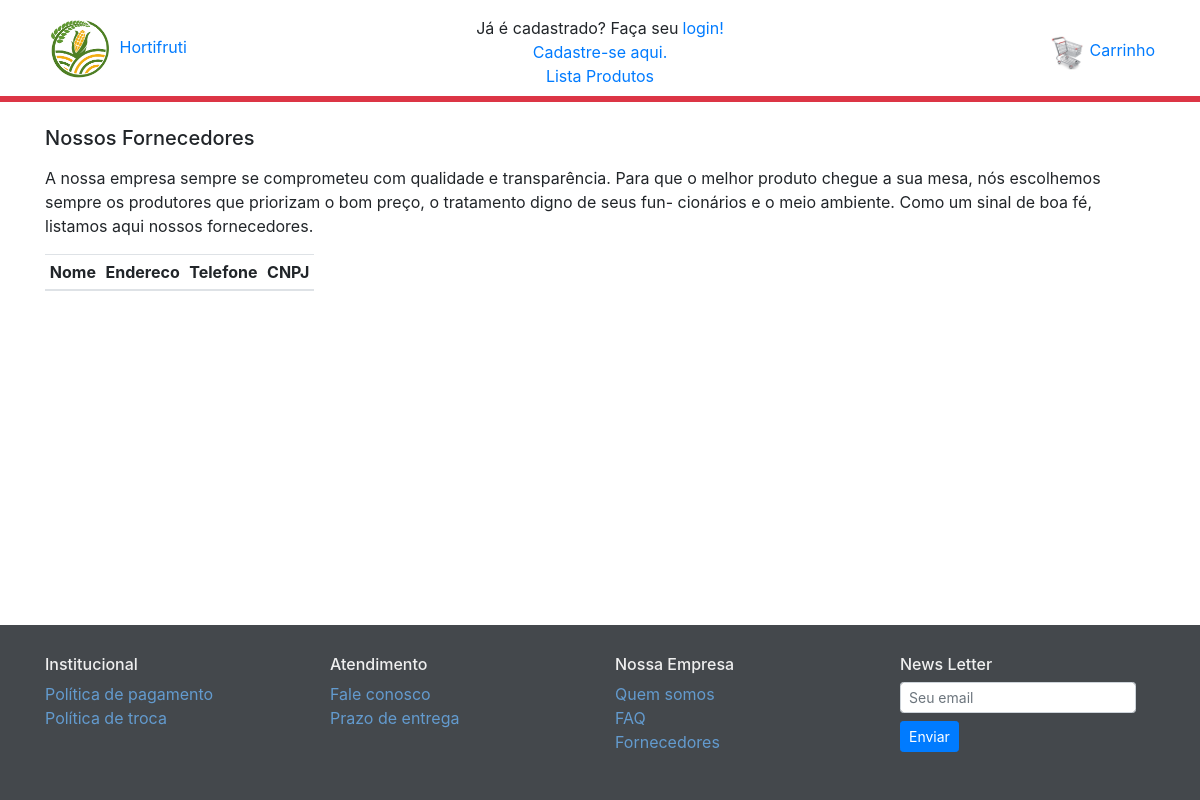
/fornecedor/lista_fornecedor/, run on an earlier commit of the app's database.
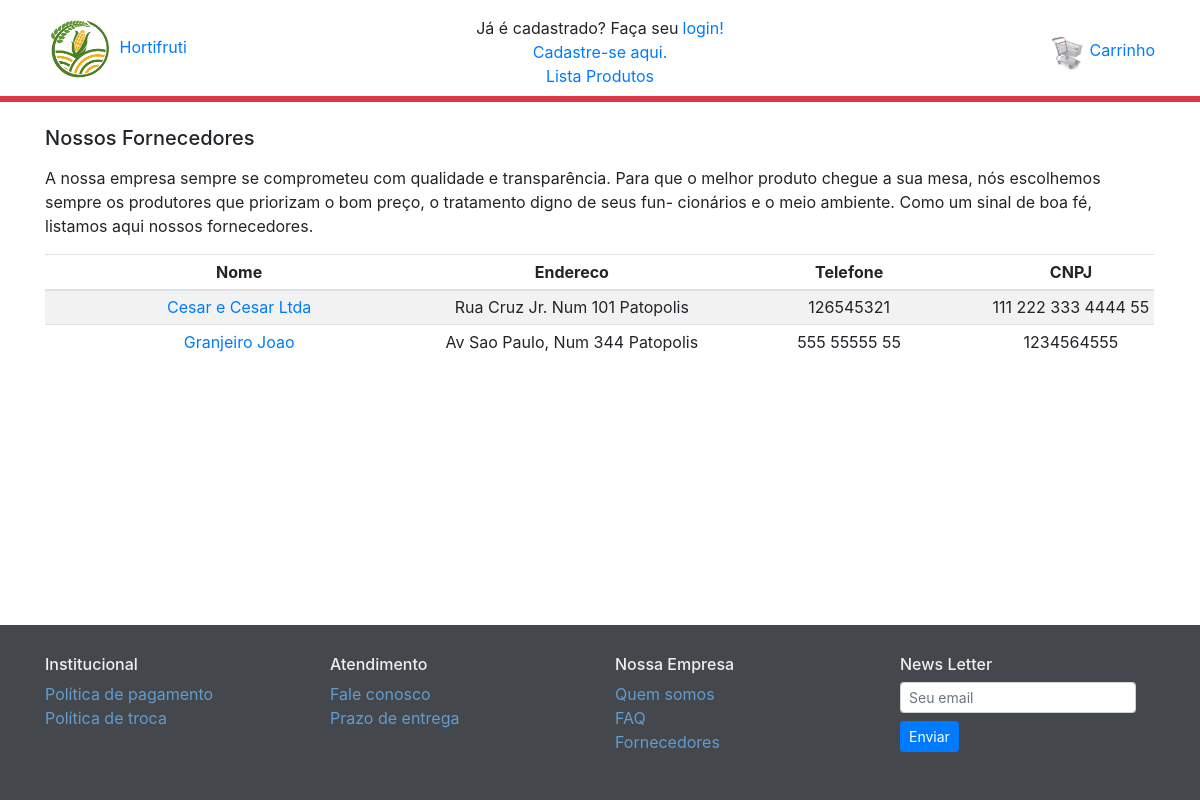
And on a later commit of the database.
### fornecedor/models.py (models this page shows, shortened)
class Fornecedor( models.Model ):
    Nome     = models.CharField( max_length = 100 , unique = True , blank = False )
    Endereco = models.CharField( max_length = 100 , unique = False , blank = False )
    Telefone = models.CharField( max_length = 25 , unique = True , blank = False )
    CNPJ     = models.CharField( max_length = 30 , unique = True , blank = False )
    class Meta:
        db_table = 'fornecedor'

### fornecedor/views.py (the view)
# urls.py: path('lista_fornecedor/', views.lista_fornecedor, name='lista_fornecedor'),
def lista_fornecedor(request):
    lista_de_fornecedores = Fornecedor.objects.all()
    paginator = Paginator(lista_de_fornecedores, 4)
    pagina = request.GET.get('pagina')
    page_obj = paginator.get_page(pagina)
    return render(request, 'fornecedor/lista_forn.html', { 'forn': page_obj })

### fornecedor/templates/fornecedor/lista_forn.html (shortened to what this page needs)
{% extends 'base.html' %}
{% load static %}
{% block corpo %}
   <div class = "mt-2 mb-3">
      <h5 class="mb-3">Nossos Fornecedores</h5>
      <p class = "text-left" style = "font-size: 16px" >
         A nossa empresa sempre se comprometeu com qualidade e transparência. Para que o melhor produto chegue a
         sua mesa, nós escolhemos sempre os produtores que priorizam o bom preço, o tratamento digno de seus fun-
         cionários e o meio ambiente. Como um sinal de boa fé, listamos aqui nossos fornecedores.
      </p>
   </div>
   <table style='width:100%'
          class='table table-striped table-sm table-responsive mb-4'>
      <thead>
         <tr class = 'text-center'>
            <th style = "witdh: 25%" >Nome</th>
            <th style = "witdh: 25%" >Endereco</th>
            <th style = "witdh: 25%" >Telefone</th>
            <th style = "witdh: 25%" >CNPJ</th>
         </tr>
      </thead>
      <tbody>
         {% for fornec in forn %}
            <tr>
               <td width="35%" class="text-center align-middle">
                  <a href = "#" id = "{{fornec.Nome}}" >{{fornec.Nome}}</a>
               </td>
               <td width="25%" class="text-center align-middle">
                  {{fornec.Endereco}}
               </td>
               <td width="25%" class="text-center align-middle">
                  {{fornec.Telefone}}
               </td>
               <td style = "{ width : 30%}" class="text-center align-middle">
                  {{fornec.CNPJ}}
               </td>
            </tr>
         {% endfor %}
      </tbody>
   </table>
{% endblock %}

### templates/base.html (shortened to what this page needs)
{% load static %}
<!DOCTYPE html>
<html lang="en">
<head>
    <link rel="stylesheet" type="text/css" href="{% static 'css/bootstrap.css' %}" />
    <link rel="stylesheet" type="text/css" href="{% static 'css/jquery-ui.min.css' %}">
    <link rel="stylesheet" type="text/css" href="{% static 'css/base.css' %}" />
</head>
<body class="barra">
    <div class="container mt-3 mb-2">
        <div class="row">
            <div class="col-3">
                <a class="d-none d-md-block" style="text-decoration: none; font-size: 16px" href="#">
                    <img src="{% static 'images/hortifruti-icon.png' %}" style="width: 70px" alt="Hortifruti">
                    Hortifruti
                </a>
            </div>
            <div class="col-6 d-flex align-items-center justify-content-center">
                <div class="d-none d-lg-block">
                    <div class="d-flex justify-content-center">
                        Já é cadastrado? Faça seu<a style="text-decoration: none" class="pl-1" href="#">login!</a>
                    </div>
                    <div class="d-flex justify-content-center">
                        <a style="text-decoration: none" href="#">Cadastre-se aqui.</a>
                    </div>
                    <div class="d-flex justify-content-center">
                        <a style="text-decoration: none" href="{% url 'produto:lista_produto' %}">Lista Produtos</a>
                    </div>
                </div>
            </div>
            <div class="col-3 d-flex justify-content-end align-items-center">
                <div class="d-none d-sm-block">
                    <a style="text-decoration: none" href="#">
                        <img src="{% static 'images/carrinho.png' %}" style="width: 35px" alt="Carrinho">
                        Carrinho
                    </a>
                </div>
            </div>
        </div>
    </div>
    <div style="padding: 3px" class="bg-danger mb-3"></div>
    <div id="container" class="container">
        {% block corpo %}
        {% endblock %}
    </div>
    {% block rodape %}
        <div class="footer">
            <div class="container">
                <div class="row">
                    <div class="col-lg-3 col-sm-6">
                        <h6>Institucional</h6>
                        <ul class="list-unstyled">
                            <li><a style="text-decoration: none" href="#">Política de pagamento</a></li>
                            <li><a style="text-decoration: none" href="#">Política de troca</a></li>
                        </ul>
                    </div>
                    <div class="col-lg-3 col-sm-6">
                        <h6>Atendimento</h6>
                        <ul class="list-unstyled">
                            <li><a style="text-decoration: none" href="#">Fale conosco</a></li>
                            <li><a style="text-decoration: none" href="#">Prazo de entrega</a></li>
                        </ul>
                    </div>
                    <div class="col-lg-3 col-sm-6">
                        <h6>Nossa Empresa</h6>
                        <ul class="list-unstyled">
                            <li><a style="text-decoration: none" href="#">Quem somos</a></li>
                            <li><a style="text-decoration: none" href="#">FAQ</a></li>
                            <li><a style="text-decoration: none" href="/fornecedor/lista_fornecedor">Fornecedores</a></li>
                        </ul>
                    </div>
                    <div class="col-lg-3 col-sm-6">
                        <h6>News Letter</h6>
                        <form class="form-inline">
                            <input type="text" name="email" id="email"
                                   class="form-control form-control-sm mr-2 mb-2"
                                   placeholder="Seu email">
                            <button type="submit" class="btn btn-sm btn-primary mb-2">Enviar</button>
                        </form>
                    </div>
                </div>
            </div>
        </div>
    {% endblock %}
</body>
</html>

### static/css/base.css (style rules this page uses)
body { display: flex; min-height: 100vh; flex-direction: column; }
div#container { flex: 1; }
.barra { overflow-y: scroll; }
.footer { background-color: #44484c; color: #efefef; padding: 30px 0; }
.footer a { color: #639bcf; }

What changed in the data, as far as the page shows it:
added Fornecedor: Nome "Cesar e Cesar Ltda", Endereco "Rua Cruz Jr. Num 101 Patopolis", Telefone "126545321", CNPJ "111 222 333 4444 55"
added Fornecedor: Nome "Granjeiro Joao", Endereco "Av Sao Paulo, Num 344 Patopolis", Telefone "555 55555 55", CNPJ "1234564555"
